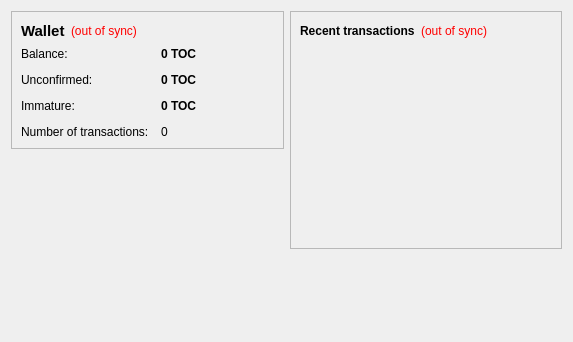
<?xml version="1.0" encoding="UTF-8"?>
<ui version="4.0">
 <class>OverviewPage</class>
 <widget class="QWidget" name="OverviewPage">
  <property name="geometry">
   <rect>
    <x>0</x>
    <y>0</y>
    <width>573</width>
    <height>342</height>
   </rect>
  </property>
  <property name="windowTitle">
   <string>Form</string>
  </property>
  <layout class="QHBoxLayout" name="horizontalLayout" stretch="1,1">
   <item>
    <layout class="QVBoxLayout" name="verticalLayout_2">
     <item>
      <widget class="QFrame" name="frame">
       <property name="frameShape">
        <enum>QFrame::StyledPanel</enum>
       </property>
       <property name="frameShadow">
        <enum>QFrame::Raised</enum>
       </property>
       <layout class="QVBoxLayout" name="verticalLayout_4">
        <item>
         <layout class="QHBoxLayout" name="horizontalLayout_4">
          <item>
           <widget class="QLabel" name="label_5">
            <property name="font">
             <font>
              <pointsize>11</pointsize>
              <weight>75</weight>
              <bold>true</bold>
             </font>
            </property>
            <property name="text">
             <string>Wallet</string>
            </property>
           </widget>
          </item>
          <item>
           <widget class="QLabel" name="labelWalletStatus">
            <property name="toolTip">
             <string>The displayed information may be out of date. Your wallet automatically synchronizes with the TakeoutCoin network after a connection is established, but this process has not completed yet.</string>
            </property>
            <property name="styleSheet">
             <string notr="true">QLabel { color: red; }</string>
            </property>
            <property name="text">
             <string notr="true">(out of sync)</string>
            </property>
            <property name="alignment">
             <set>Qt::AlignLeading|Qt::AlignLeft|Qt::AlignVCenter</set>
            </property>
           </widget>
          </item>
          <item>
           <spacer name="horizontalSpacer_2">
            <property name="orientation">
             <enum>Qt::Horizontal</enum>
            </property>
            <property name="sizeHint" stdset="0">
             <size>
              <width>40</width>
              <height>20</height>
             </size>
            </property>
           </spacer>
          </item>
         </layout>
        </item>
        <item>
         <layout class="QFormLayout" name="formLayout_2">
          <property name="fieldGrowthPolicy">
           <enum>QFormLayout::AllNonFixedFieldsGrow</enum>
          </property>
          <property name="horizontalSpacing">
           <number>12</number>
          </property>
          <property name="verticalSpacing">
           <number>12</number>
          </property>
          <item row="0" column="0">
           <widget class="QLabel" name="label">
            <property name="text">
             <string>Balance:</string>
            </property>
           </widget>
          </item>
          <item row="0" column="1">
           <widget class="QLabel" name="labelBalance">
            <property name="font">
             <font>
              <weight>75</weight>
              <bold>true</bold>
             </font>
            </property>
            <property name="cursor">
             <cursorShape>IBeamCursor</cursorShape>
            </property>
            <property name="toolTip">
             <string>Your current balance</string>
            </property>
            <property name="text">
             <string notr="true">0 TOC</string>
            </property>
            <property name="textInteractionFlags">
             <set>Qt::LinksAccessibleByMouse|Qt::TextSelectableByKeyboard|Qt::TextSelectableByMouse</set>
            </property>
           </widget>
          </item>
          <item row="1" column="0">
           <widget class="QLabel" name="label_3">
            <property name="text">
             <string>Unconfirmed:</string>
            </property>
           </widget>
          </item>
          <item row="1" column="1">
           <widget class="QLabel" name="labelUnconfirmed">
            <property name="font">
             <font>
              <weight>75</weight>
              <bold>true</bold>
             </font>
            </property>
            <property name="cursor">
             <cursorShape>IBeamCursor</cursorShape>
            </property>
            <property name="toolTip">
             <string>Total of transactions that have yet to be confirmed, and do not yet count toward the current balance</string>
            </property>
            <property name="text">
             <string notr="true">0 TOC</string>
            </property>
            <property name="textInteractionFlags">
             <set>Qt::LinksAccessibleByMouse|Qt::TextSelectableByKeyboard|Qt::TextSelectableByMouse</set>
            </property>
           </widget>
          </item>
          <item row="3" column="0">
           <widget class="QLabel" name="label_2">
            <property name="text">
             <string>Number of transactions:</string>
            </property>
           </widget>
          </item>
          <item row="3" column="1">
           <widget class="QLabel" name="labelNumTransactions">
            <property name="toolTip">
             <string>Total number of transactions in wallet</string>
            </property>
            <property name="text">
             <string notr="true">0</string>
            </property>
           </widget>
          </item>
          <item row="2" column="0">
           <widget class="QLabel" name="labelImmatureText">
            <property name="text">
             <string>Immature:</string>
            </property>
           </widget>
          </item>
          <item row="2" column="1">
           <widget class="QLabel" name="labelImmature">
            <property name="font">
             <font>
              <weight>75</weight>
              <bold>true</bold>
             </font>
            </property>
            <property name="toolTip">
             <string>Mined balance that has not yet matured</string>
            </property>
            <property name="text">
             <string notr="true">0 TOC</string>
            </property>
            <property name="textInteractionFlags">
             <set>Qt::LinksAccessibleByMouse|Qt::TextSelectableByKeyboard|Qt::TextSelectableByMouse</set>
            </property>
           </widget>
          </item>
         </layout>
        </item>
       </layout>
      </widget>
     </item>
     <item>
      <spacer name="verticalSpacer">
       <property name="orientation">
        <enum>Qt::Vertical</enum>
       </property>
       <property name="sizeHint" stdset="0">
        <size>
         <width>20</width>
         <height>40</height>
        </size>
       </property>
      </spacer>
     </item>
    </layout>
   </item>
   <item>
    <layout class="QVBoxLayout" name="verticalLayout_3">
     <item>
      <widget class="QFrame" name="frame_2">
       <property name="frameShape">
        <enum>QFrame::StyledPanel</enum>
       </property>
       <property name="frameShadow">
        <enum>QFrame::Raised</enum>
       </property>
       <layout class="QVBoxLayout" name="verticalLayout">
        <item>
         <layout class="QHBoxLayout" name="horizontalLayout_2">
          <item>
           <widget class="QLabel" name="label_4">
            <property name="text">
             <string>&lt;b&gt;Recent transactions&lt;/b&gt;</string>
            </property>
           </widget>
          </item>
          <item>
           <widget class="QLabel" name="labelTransactionsStatus">
            <property name="toolTip">
             <string>The displayed information may be out of date. Your wallet automatically synchronizes with the TakeoutCoin network after a connection is established, but this process has not completed yet.</string>
            </property>
            <property name="styleSheet">
             <string notr="true">QLabel { color: red; }</string>
            </property>
            <property name="text">
             <string notr="true">(out of sync)</string>
            </property>
            <property name="alignment">
             <set>Qt::AlignRight|Qt::AlignTrailing|Qt::AlignVCenter</set>
            </property>
           </widget>
          </item>
          <item>
           <spacer name="horizontalSpacer">
            <property name="orientation">
             <enum>Qt::Horizontal</enum>
            </property>
            <property name="sizeHint" stdset="0">
             <size>
              <width>40</width>
              <height>20</height>
             </size>
            </property>
           </spacer>
          </item>
         </layout>
        </item>
        <item>
         <widget class="QListView" name="listTransactions">
          <property name="styleSheet">
           <string notr="true">QListView { background: transparent; }</string>
          </property>
          <property name="frameShape">
           <enum>QFrame::NoFrame</enum>
          </property>
          <property name="verticalScrollBarPolicy">
           <enum>Qt::ScrollBarAlwaysOff</enum>
          </property>
          <property name="horizontalScrollBarPolicy">
           <enum>Qt::ScrollBarAlwaysOff</enum>
          </property>
          <property name="selectionMode">
           <enum>QAbstractItemView::NoSelection</enum>
          </property>
         </widget>
        </item>
       </layout>
      </widget>
     </item>
     <item>
      <spacer name="verticalSpacer_2">
       <property name="orientation">
        <enum>Qt::Vertical</enum>
       </property>
       <property name="sizeHint" stdset="0">
        <size>
         <width>20</width>
         <height>40</height>
        </size>
       </property>
      </spacer>
     </item>
    </layout>
   </item>
  </layout>
 </widget>
 <resources/>
 <connections/>
</ui>
